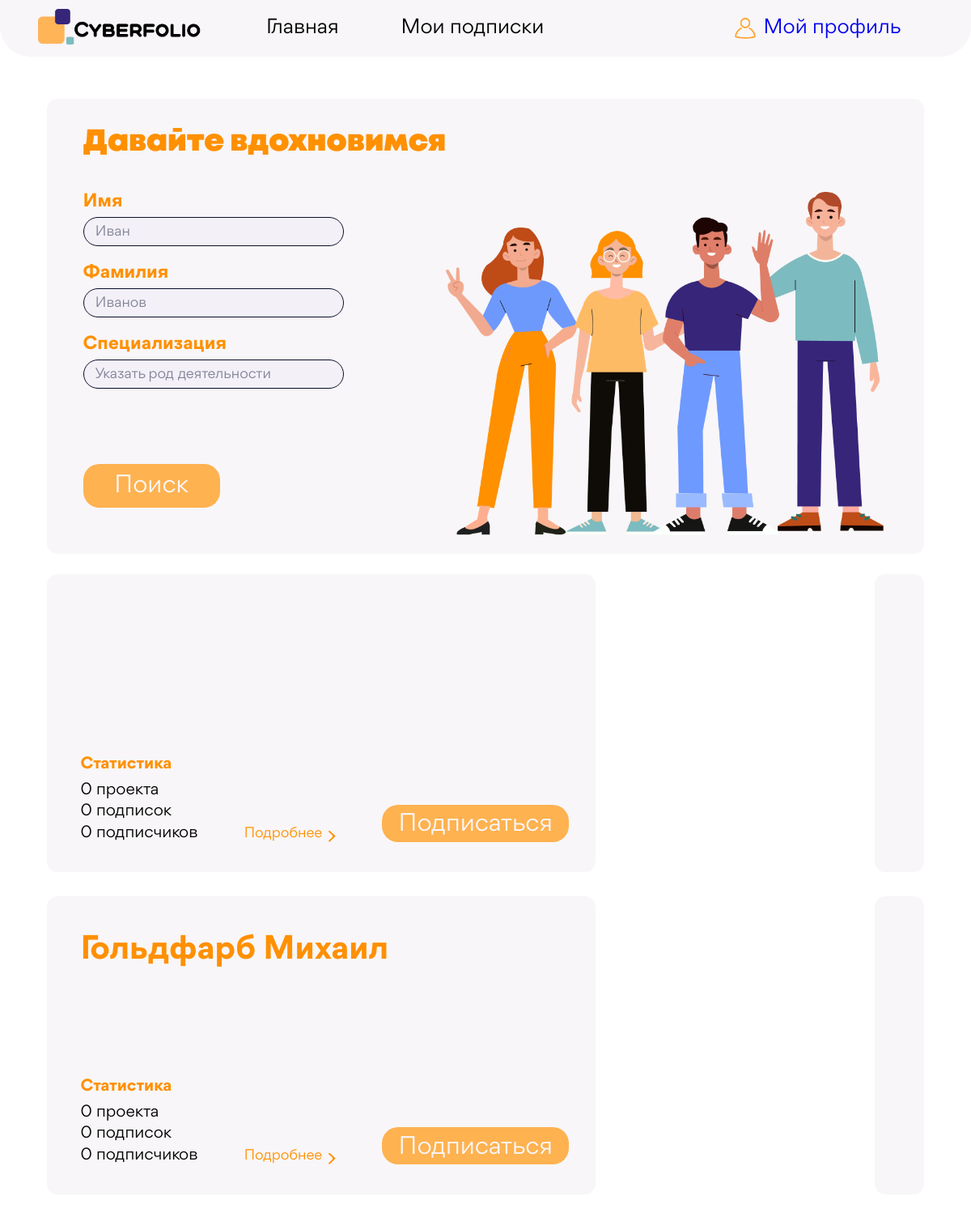
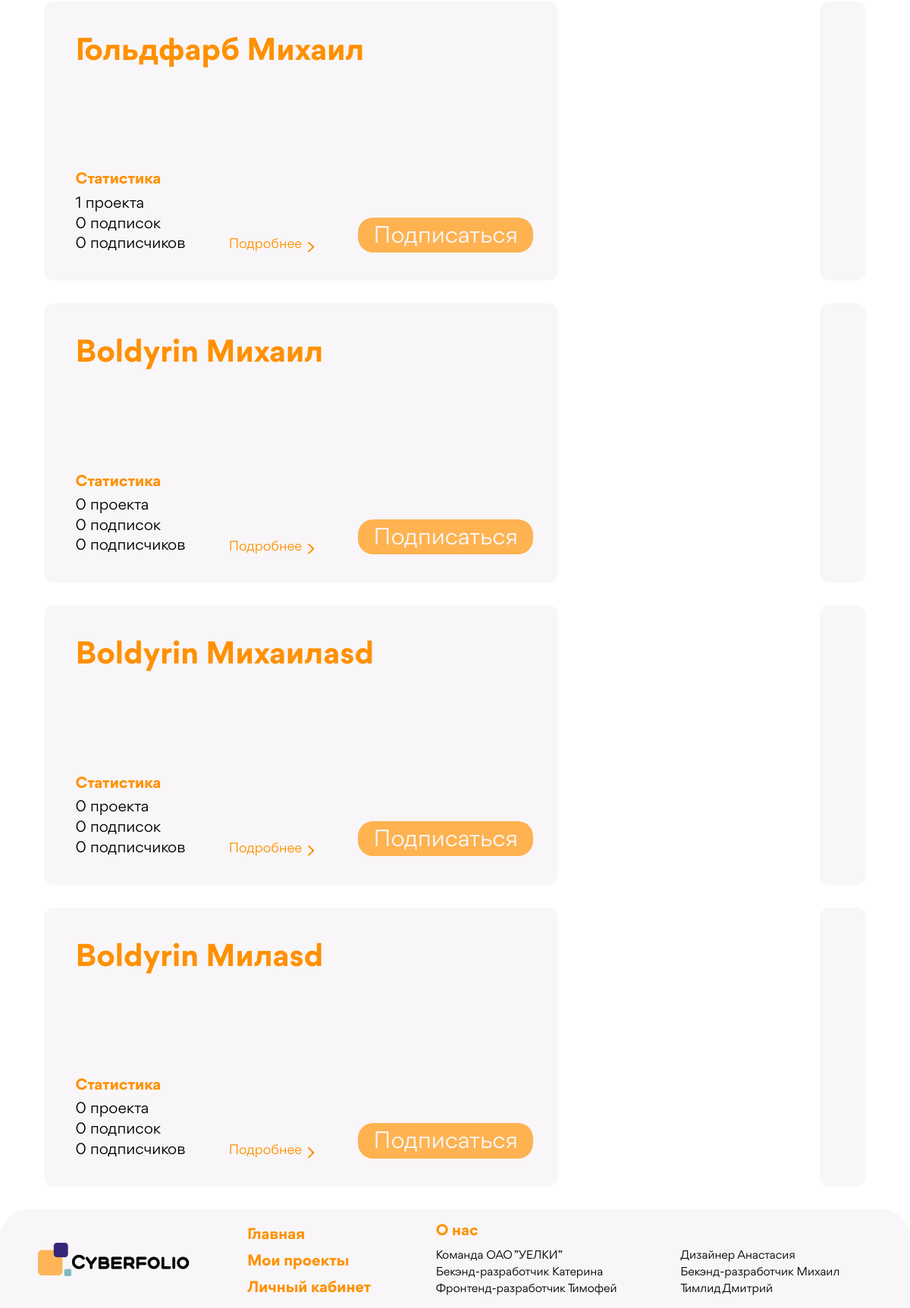
/, run on an earlier commit of the app's database (2 pictures, top to bottom).
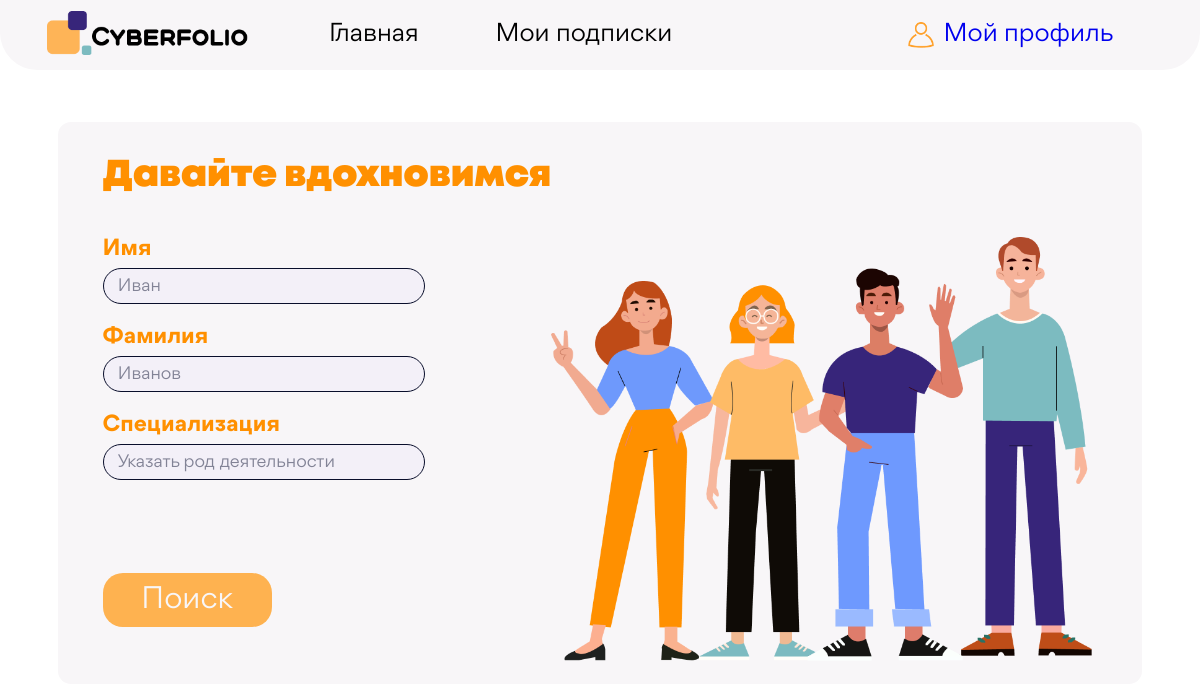
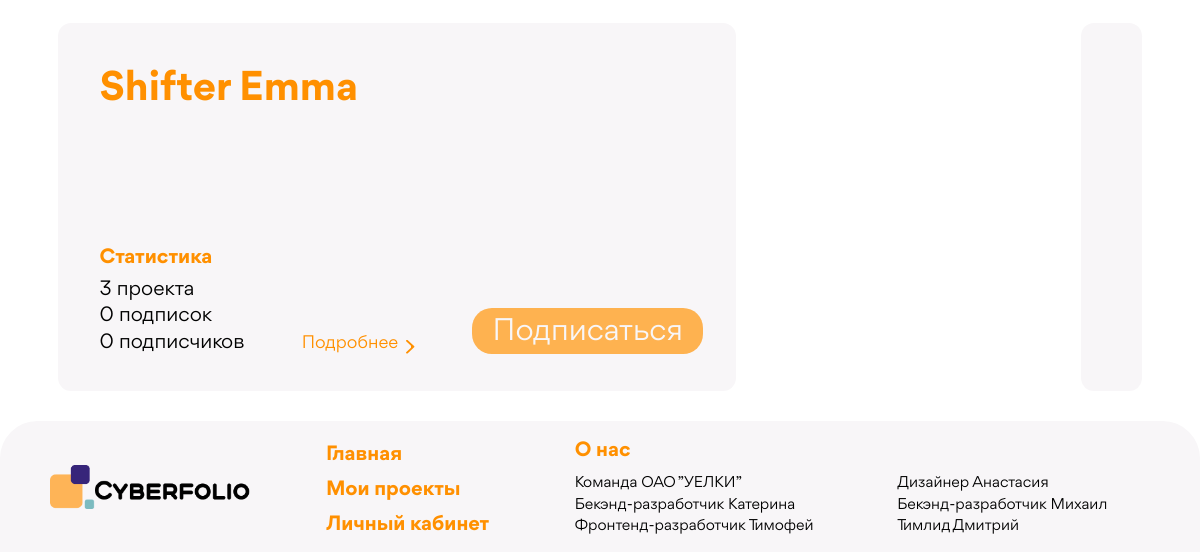
And on a later commit of the database (2 pictures, top to bottom).
### Accounts/models.py (models this page shows, shortened)
class User(AbstractUser):
    sur_sur_name = models.CharField(max_length=20, verbose_name="Фамилия",blank=True)
    slug = models.SlugField(verbose_name='Слаг', unique=True)
    descriptions = models.TextField(max_length=300, verbose_name='Описание',blank=True)
    email = models.EmailField(verbose_name='Почта',blank=True)
    spec = models.ForeignKey('Specs', db_index=True, on_delete=models.PROTECT, verbose_name="Специализация",blank=True, default=1)
    photo = models.ImageField(upload_to=user_directory_path, blank=True, verbose_name="Фото")
    time_create = models.DateTimeField(auto_now_add=True, verbose_name="Время создания")
    vk_url = models.URLField(max_length=128, blank=True, verbose_name='VK')
    hh_url = models.URLField(max_length=128,blank=True, verbose_name='HH')
    behance_url = models.URLField(max_length=128,blank=True,verbose_name='BH')
    def get_projects(self):
        return Project.objects.all().filter(user_id=self.id)
    def count_projects(self):
        return len(self.get_projects())
    def get_followers(self):
        return Follow.objects.all().filter(follow_to_id=self.id)
    def count_followers(self):
        return len(self.get_followers())
    def get_followings(self):
        return Follow.objects.all().filter(follow_from_id=self.id)
    def count_followings(self):
        return len(self.get_followings())
    def get_short_name(self):
        return '{0} {1}'.format(self.last_name, self.first_name)
    class Meta:
        verbose_name = 'Юзер'
        verbose_name_plural = 'Юзеры'
        ordering = ['id']

### Accounts/views.py (the view)
# urls.py: 2. Add a URL to urlpatterns:  path('', Home.as_view(), name='home')
class Home(ListView):
    paginate_by = 6
    model = User
    template_name = "main_page.html"
    context_object_name = "users"
    def get_context_data(self, *, object_list = None, **kwargs):
        context = super().get_context_data(**kwargs)
        context['title'] = "Главная страница"
        return context

### templates/main_page.html (shortened to what this page needs)
{% extends 'base.html' %}
{% load static %}
{% block css %}
    <link rel="stylesheet" href="{% static 'css/normalize.css' %}">
    <link rel="stylesheet" href="{% static 'css/general_styles.css' %}">
    <link rel="stylesheet" href="{% static 'css/main_page.css' %}">
    <link href = "{% static 'fonts/stylesheet.css' %}" rel = "stylesheet" type = "text/css" />
{% endblock %}
{% block content %}
<div class="search_container">
            <div class="search_header">
                Давайте вдохновимся
            </div>
            <div class="search_info">
                <div class="search_form">
                    <div class="input-heading">Имя</div>
                    <input required type="text" name="first-name" placeholder="Иван" class="input search_input">
                    <div class="input-heading">Фамилия</div>
                    <input required type="text" name="last-name" placeholder="Иванов" class="input search_input">
                    <div class="input-heading">Специализация</div>
                    <input required type="text" name="specialization" placeholder="Указать род деятельности" class="input search_input">
                    <div class="search_button-container">
                        <input type="submit" value="Поиск" class="usual-button search_button">
                    </div>
                </div>
                <div>
                    <img class="search_img" src="{% static 'images/mainpage_img.png' %}">
                </div>
            </div>
        </div>
<div class="users">
{% for u in users %}
    <div class="user-card-container">
            <div class="left-section card-container">
                <div class="user-header">{{ u.get_short_name }}</div>
                <div class="user-statistic-header">Статистика</div>
                <div class="statistic-container">
                    <ul class="statistic-list">
                        <li class="statistic-item">{{ u.count_projects }} проекта</li>
                        <li class="statistic-item">{{ u.count_followers }} подписок</li>
                        <li class="statistic-item">{{ u.count_followings }} подписчиков</li>
                    </ul>
                    <a href="{% url 'profile' slug=u.slug %}" class="project-link">
                        <h5 class="abour-project">Подробнее</h5>
                        <img class="abour-project-icon" src="{% static 'images/about-project-icon.svg' %}">
                    </a>
                    {% if not is_your_profile %}
                    <div class="second-colum">
                        <button class="usual-button submit-button subscribe" data-subscribe="no">Подписаться</button>
                    </div>
                    {% endif %}
                </div>
            </div>
            <div class="right-section card-container">
            </div>
        </div>
{% endfor %}
</div>
{% endblock %}

### templates/base.html (shortened to what this page needs)
{% load static %}
<!DOCTYPE html>
<html lang="en">
<head>
    {% block css %}
    {% endblock %}
</head>
<body>
{% block mainmenu %}
<header class="header">
    <div class="container header-container">
        <a href="{% url 'home' %}" class="logo">
            <img src="{% static 'images/Logo.png' %}" alt="" class="logo-img">
        </a>
        <nav class="nav">
            <ul class="nav-list">
                <li class="nav-item"><a href="{% url 'home' %}" class="nav-link"></a>Главная</li>
                <li class="nav-item"><a href="" class="nav-link"></a>Мои подписки</li>
            </ul>
        </nav>
        <div class="user-container">
            <img src="{% static 'images/user-icon.png' %}" alt="" class = "user-icon">
            {% if user.is_authenticated %}
                <a href="{% url 'profile' slug=user.slug %}" class ="profile-link">Мой профиль</a>
            {% else %}
                <a href="{% url 'welcome'%}" class ="profile-link">Мой профиль</a>
            {% endif %}
        </div>
    </div>
</header>
{% endblock %}
<main>
{% block content %}
{% endblock %}
</main>
<footer class="footer">
        <div class="footer_logo">
            <a href="{% url 'home' %}" class="footer_logo-img">
                <img src="{% static 'images/Logo.png' %}" alt="" class="footer_logo-img">
            </a>
        </div>
        <div class="footer_nav">
            <a href="{% url 'home' %}" class="nav_link">Главная</a>
            <a class="nav_link">Мои проекты</a>
            {% if user.is_authenticated %}
                <a href="{% url 'profile' slug=user.slug %}" class ="nav_link">Личный кабинет</a>
            {% else %}
                <a href="{% url 'welcome'%}" class ="nav_link">Личный кабинет</a>
            {% endif %}
        </div>
        <div class="about-us_container">
            <div class="nav_link about-us_heading">О нас</div>
            <div class="about-us_contacts">
                <div class="about-us_contacts-left">
                    <a class="about-us_contacts-text" href="/">Команда ОАО ”УЕЛКИ”</a>
                    <a class="about-us_contacts-text" href="https://youtu.be/dQw4w9WgXcQ">Бекэнд-разработчик Катерина </a>
                    <a class="about-us_contacts-text" href="/">Фронтенд-разработчик Тимофей </a>
                </div>
                <div class="about-us_contacts-right">
                    <a class="about-us_contacts-text" href="/">Дизайнер Анастасия</a>
                    <a class="about-us_contacts-text" href="/">Бекэнд-разработчик Михаил </a>
                    <a class="about-us_contacts-text" href="/">Тимлид  Дмитрий</a>
                </div>
            </div>
        </div>
    </footer>
</body>
</html>

### Accounts/static/css/general_styles.css (style rules this page uses)
body { background-image: url(../images/background.png); background-size: cover; }
.usual-button { background-color: #feb250; padding: 1.14vw 2.70vw; border-radius: 1.66vw; color: #f8f6f8 !important; font-weight: 400; font-size: 2.5vw; line-height: 2.7vw; border: 0px !important; }
a { text-decoration: none; }
input { text-decoration: none; border: 0px; }
ul { list-style: none; margin: 0; padding: 0; }
img { max-width: 100%; }
html { font-family: "Gordita"; }
* { box-sizing: border-box; }
.statistic-item:not(:last-child) { margin-bottom: 0.41vw; }
.user-statistic-header { display: inline; font-weight: 700; font-size: 1.66667vw; line-height: 1.8229vw; color: #FF9000; margin-bottom: 0.78125vw; margin-top: 0px; padding: 0px; }
.statistic-item { font-weight: 400; font-size: 1.66667vw; line-height: 1.8229vw; flex-wrap: nowrap; display: flex; margin-top: 0px; padding: 0px; }
.abour-project { font-weight: 400; font-size: 1.46vw; line-height: 1.5625vw; color: #FF9000; }
.abour-project-icon { min-width: 0.7vw; max-width: 0.7vw; margin-left: 0.68125vw; }
.project-link { display: flex; flex-direction: row; align-items: center; margin-top: auto; }
.card-container { background-color: #F8F6F8; border-radius: 1.1vw; }
.container { max-width: 100%; margin: 0; }
.header { width: 100%; height: 5.83vw; border-radius: 0px 0px 3.125vw 3.125vw; background-color: #f8f6f8; font-size: 2.08vw; line-height: 2.23vw; color: #000000; line-height: 1.56vw; }
.header-container { display: flex; align-items: center; justify-content: space-between; height: 100%; }
.logo-img { min-width: 16.7vw; }
.logo { min-width: 16.7vw; width: 16.7vw; margin-left: 3.95vw; margin-right: 6.77vw; }
.nav-list { display: flex; }
.nav-item { cursor: pointer; }
.nav-item:not(:last-child) { margin-right: 6.4vw; }
.user-container { margin-left: auto; display: flex; align-items: center; margin-left: auto; margin-right: 7.23vw; }
.user-icon { width: 2.18vw; margin-right: 0.78vw; }
.input::placeholder { color: #828396; }
.input { border: 0.15vw solid #090E2B; border-radius: 4.01vw; padding: 0.78vw 1.198vw; transition: 0.3s box-shadow, 0.3s border-color; background: #f3f0f8; font-style: normal; font-weight: 400; font-size: 1.8vw; line-height: 1.354vw; }
.footer { background: #f8f6f8; border-radius: 3.12vw 3.12vw 0px 0px; padding: 1.97vw 7.55vw 1.4vw 4.16vw; display: flex; align-items: center; width: 100%; height: 10.9vw; }
.footer_logo { margin-right: 6.3vw; }
.footer_logo-img { width: 16.7vw; }
.footer_nav { display: flex; flex-direction: column; margin-right: 7.13vw; }
.nav_link { font-family: "Gordita"; font-style: normal; font-weight: 700; font-size: 1.66vw; line-height: 1.82vw; color: #ff9000; white-space: nowrap; }
.nav_link:not(:last-child) { margin-bottom: 1.09vw; }
.about-us_contacts { display: flex; }
.about-us_contacts-text { font-family: "Gordita"; font-style: normal; font-weight: 400; font-size: 1.25vw; line-height: 1.35vw; color: #000000; white-space: nowrap; margin-bottom: 0.46vw; }
.about-us_container { display: flex; flex-direction: column; }
.about-us_contacts-right { display: flex; flex-direction: column; }
.about-us_contacts-left { display: flex; flex-direction: column; margin-right: 6.97vw; }
.submit-button { height: 3.85vw; padding: 0.72vw 1.71vw; }
.subscribe { background-color: #feb250; color: #f8f6f8 !important; }

What changed in the data, as far as the page shows it:
removed User: count_projects "0", count_followers "0", count_followings "0"
removed User: get_short_name "Гольдфарб Михаил", count_projects "0", count_followers "0", count_followings "0"
removed User: get_short_name "Гольдфарб Михаил", count_projects "1", count_followers "0", count_followings "0"
removed User: get_short_name "Boldyrin Михаил", count_projects "0", count_followers "0", count_followings "0"
removed User: get_short_name "Boldyrin Михаилasd", count_projects "0", count_followers "0", count_followings "0"
removed User: get_short_name "Boldyrin Милasd", count_projects "0", count_followers "0", count_followings "0"
added User: get_short_name "Shifter Emma", count_projects "3", count_followers "0", count_followings "0"
